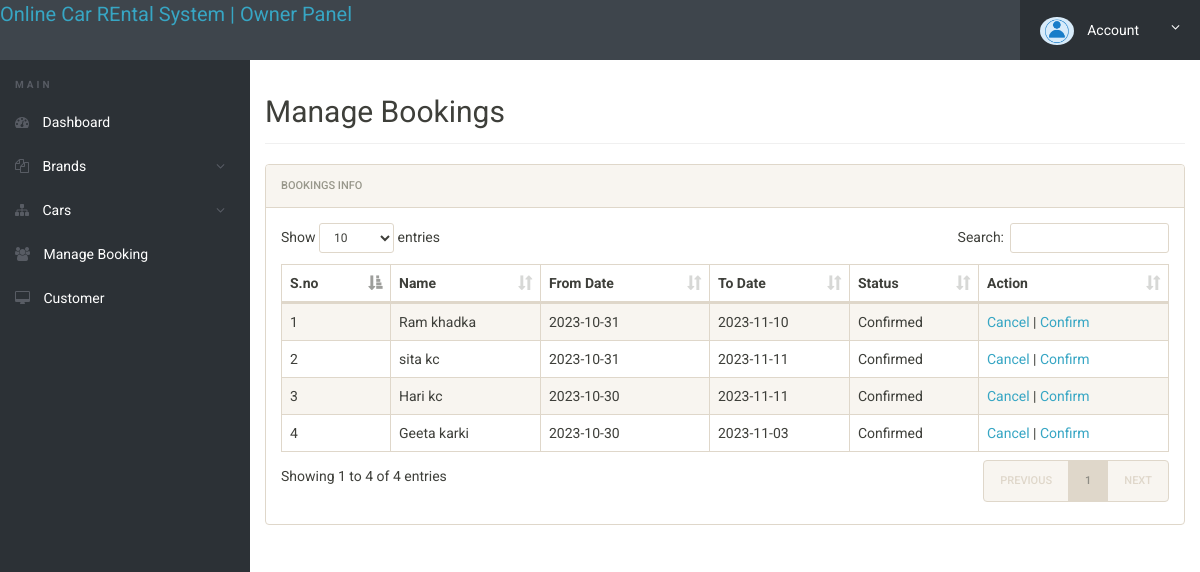
Page /OnlineCarRent/admin/manage-bookings.php (signed in) on the committed database.
### tables this page shows
CREATE TABLE `bookings` (
  `booking_id` int(30) NOT NULL,
  `Name` varchar(200) NOT NULL,
  `Reserve_date` date NOT NULL,
  `Start_date` date NOT NULL,
  `End_date` date NOT NULL,
  `Drop_location` varchar(200) NOT NULL,
  `Pickup_location` varchar(200) NOT NULL,
  `Required_driver` varchar(100) NOT NULL,
  `date` date NOT NULL,
  `status` varchar(30) NOT NULL
);

### OnlineCarRent/admin/manage-bookings.php (the view, shortened to what this page needs)
<?php
include('includes/config.php');
?>
<!DOCTYPE html>
<html lang="en" class="no-js">
<head>
    <link rel="stylesheet" href="css/font-awesome.min.css">
    <link rel="stylesheet" href="css/bootstrap.min.css">
    <link rel="stylesheet" href="css/dataTables.bootstrap.min.css">
    <link rel="stylesheet" href="css/bootstrap-social.css">
    <link rel="stylesheet" href="css/bootstrap-select.css">
    <link rel="stylesheet" href="css/fileinput.min.css">
    <link rel="stylesheet" href="css/awesome-bootstrap-checkbox.css">
    <link rel="stylesheet" href="css/style.css">
</head>
<body>
    <?php include('includes/header.php'); ?>
    <div class="ts-main-content">
        <?php include('includes/leftbar.php'); ?>
        <div class="content-wrapper">
            <div class="container-fluid">
                <div class="row">
                    <div class="col-md-12">
                        <h2 class="page-title">Manage Bookings</h2>
                        <div class="panel panel-default">
                            <div class="panel-heading">Bookings Info</div>
                            <div class="panel-body">
                                <table id="zctb" class="display table table-striped table-bordered table-hover" cellspacing="0" width="100%">
                                    <thead>
                                        <tr>
                                            <th>S.no</th>
                                            <th>Name</th>
                                            <th>From Date</th>
                                            <th>To Date</th>
                                            <th>Status</th>
                                            <th>Action</th>
                                        </tr>
                                    </thead>
                                    <tbody>
                                        <?php
                                        $sql = "SELECT * FROM bookings";
                                        $query = $dbh->prepare($sql);
                                        $query->execute();
                                        $results = $query->fetchAll(PDO::FETCH_OBJ);
                                        if ($query->rowCount() > 0) {
                                            foreach ($results as $result) {
                                                ?>
                                                <tr>
                                                    <td><?php echo htmlentities($result->booking_id); ?></td>
                                                    <td><?php echo htmlentities($result->Name); ?></td>
                                                    <td><?php echo htmlentities($result->Start_date); ?></td>
                                                    <td><?php echo htmlentities($result->End_date); ?></td>
                                                    <td id="status_<?php echo htmlentities($result->id); ?>">
                                                        <?php echo htmlentities($result->status); ?>
                                                    </td>
                                                    <td>
                                <?php
                                if ($result->status != 'confirm') {
                                     echo '<a href="your_cancel_script.php?booking_id=' . htmlentities($result->booking_id) . '&action=cancel">Cancel</a>';
                                    echo ' | ';
                                    echo '<a href="your_confirm_script.php?booking_id=' . htmlentities($result->booking_id) . '&action=confirm">Confirm</a>';
                                }
                                ?>
                                                    </td>
                                                </tr>
                                                <?php
                                            }
                                        }
                                        ?>
                                    </tbody>
                                </table>
                            </div>
                        </div>
                    </div>
                </div>
            </div>
        </div>
    </div>
</body>
</html>

### OnlineCarRent/admin/css/style.css (style rules this page uses)
html { font-size: 14px; }
@media only screen and (min-width: 480px) { html { font-size: 17px; } }
@media only screen and (min-width: 768px) { html { font-size: 14px; } }
body { font-size: 1em; }
a { color: #37a6c4; }
.panel { overflow: hidden; }
.page-title { padding-bottom: 15px; margin-bottom: 20px; border-bottom: 1px solid #f0f0f0; }
.ts-main-content .content-wrapper { padding-top: 15px; margin-top: 60px; }
@media only screen and (min-width: 992px) { .ts-main-content .content-wrapper { margin-left: 250px; } }

### rows in the picture
bookings: booking_id "1", Name "Ram khadka", Start_date "2023-10-31", End_date "2023-11-10", status "Confirmed"
bookings: booking_id "2", Name "sita kc", Start_date "2023-10-31", End_date "2023-11-11", status "Confirmed"
bookings: booking_id "3", Name "Hari kc", Start_date "2023-10-30", End_date "2023-11-11", status "Confirmed"
bookings: booking_id "4", Name "Geeta karki", Start_date "2023-10-30", End_date "2023-11-03", status "Confirmed"
